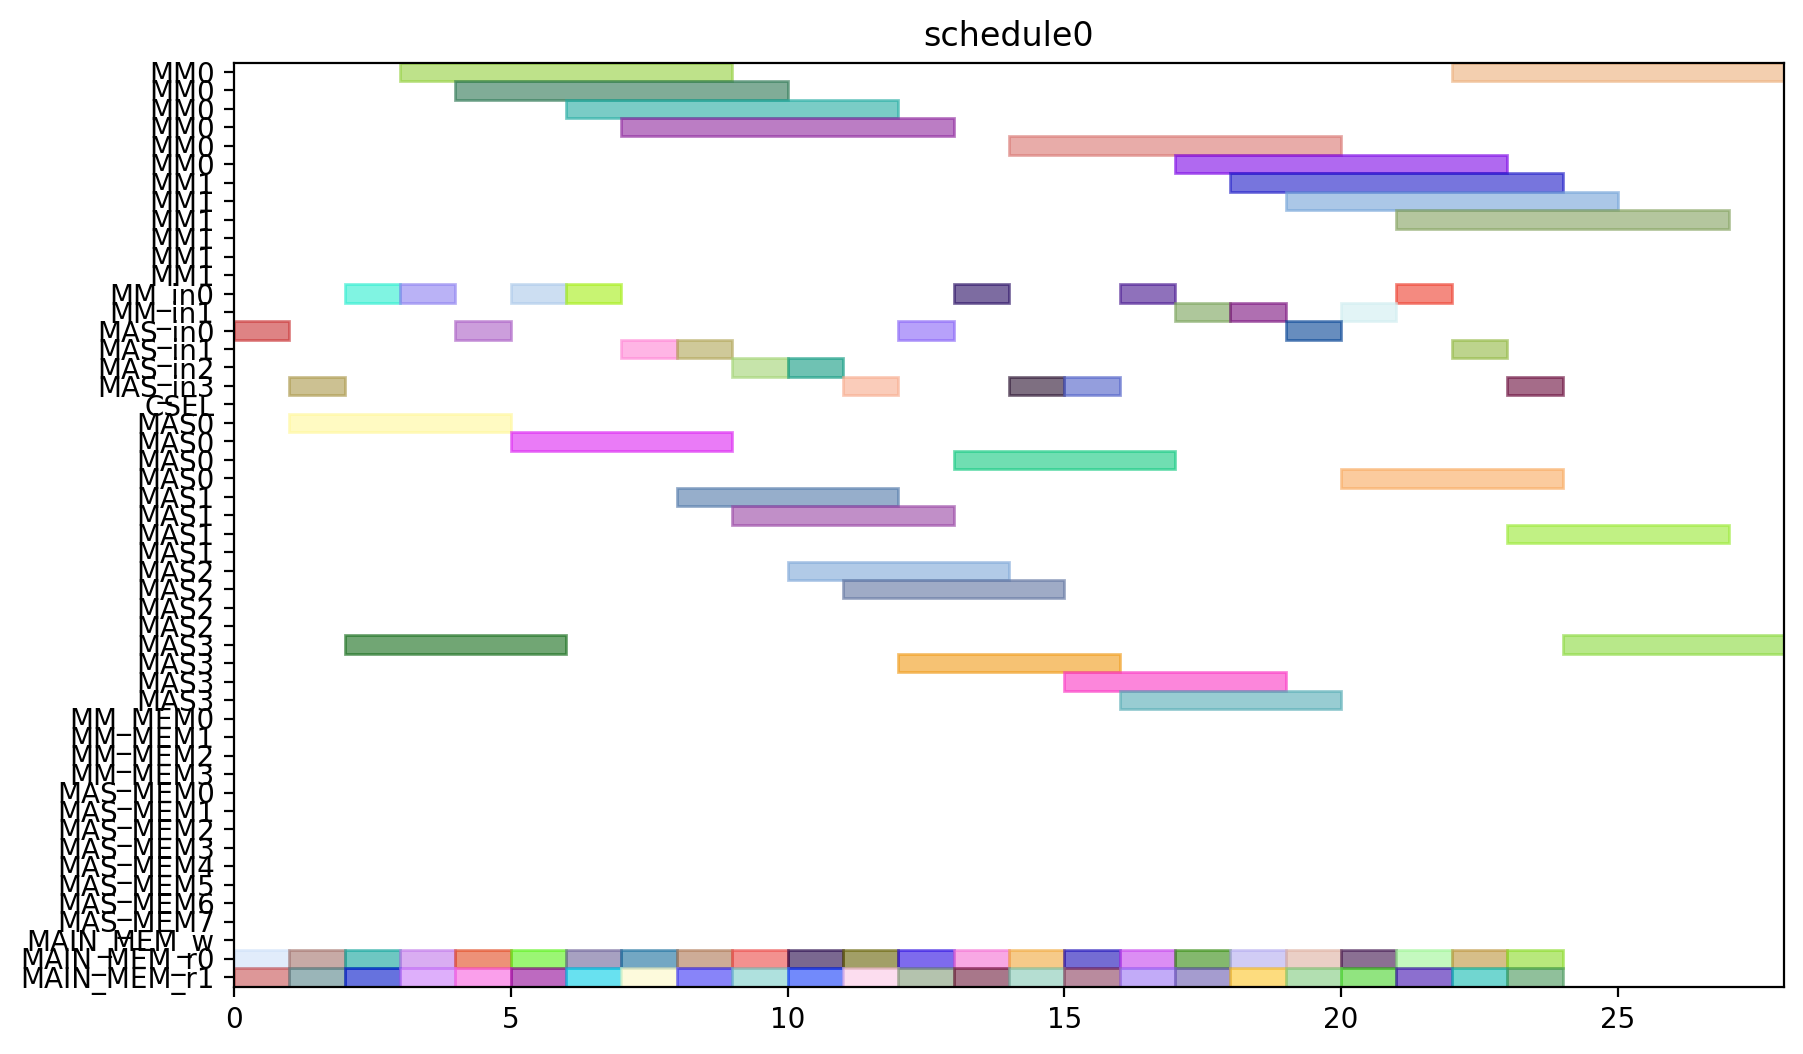

The script that drew this image:
from pyschedule import Scenario, solvers, plotters, alt


def solve():
	horizon = 120
	S = Scenario("schedule0", horizon=horizon)

	# resource
	MM = S.Resources('MM', num=2, size=6)
	MM_in = S.Resources('MM_in', num=2)
	MAS_in = S.Resources('MAS_in', num=4)
	CSEL = S.Resource('CSEL')
	MAS = S.Resources('MAS', num=4, size=4, periods=range(1, horizon))
	MM_MEM = S.Resources('MM_MEM', num=4)
	MAS_MEM = S.Resources('MAS_MEM', num=8)
	MAIN_MEM_w = S.Resource('MAIN_MEM_w', size=1)
	MAIN_MEM_r = S.Resources('MAIN_MEM_r', num=2)

	# result of previous scheduling

	# new tasks
	t0_t0 = S.Task('t0_t0', length=4, delay_cost=1)
	t0_t0 += alt(MAS)
	t0_t0_in = S.Task('t0_t0_in', length=1, delay_cost=1)
	t0_t0_in += alt(MAS_in)
	S += t0_t0_in*MAS_in[0]<=t0_t0*MAS[0]

	S += t0_t0_in*MAS_in[1]<=t0_t0*MAS[1]

	S += t0_t0_in*MAS_in[2]<=t0_t0*MAS[2]

	S += t0_t0_in*MAS_in[3]<=t0_t0*MAS[3]

	t0_t0_mem0 = S.Task('t0_t0_mem0', length=1, delay_cost=1)
	t0_t0_mem0 += MAIN_MEM_r[0]
	S += t0_t0_mem0 <= t0_t0

	t0_t0_mem1 = S.Task('t0_t0_mem1', length=1, delay_cost=1)
	t0_t0_mem1 += MAIN_MEM_r[1]
	S += t0_t0_mem1 <= t0_t0

	t0_t1 = S.Task('t0_t1', length=4, delay_cost=1)
	t0_t1 += alt(MAS)
	t0_t1_in = S.Task('t0_t1_in', length=1, delay_cost=1)
	t0_t1_in += alt(MAS_in)
	S += t0_t1_in*MAS_in[0]<=t0_t1*MAS[0]

	S += t0_t1_in*MAS_in[1]<=t0_t1*MAS[1]

	S += t0_t1_in*MAS_in[2]<=t0_t1*MAS[2]

	S += t0_t1_in*MAS_in[3]<=t0_t1*MAS[3]

	t0_t1_mem0 = S.Task('t0_t1_mem0', length=1, delay_cost=1)
	t0_t1_mem0 += MAIN_MEM_r[0]
	S += t0_t1_mem0 <= t0_t1

	t0_t1_mem1 = S.Task('t0_t1_mem1', length=1, delay_cost=1)
	t0_t1_mem1 += MAIN_MEM_r[1]
	S += t0_t1_mem1 <= t0_t1

	t0_t3 = S.Task('t0_t3', length=6, delay_cost=1)
	t0_t3 += alt(MM)
	t0_t3_in = S.Task('t0_t3_in', length=1, delay_cost=1)
	t0_t3_in += alt(MM_in)
	S += t0_t3_in*MM_in[0]<=t0_t3*MM[0]
	S += t0_t3_in*MM_in[1]<=t0_t3*MM[1]
	t0_t3_mem0 = S.Task('t0_t3_mem0', length=1, delay_cost=1)
	t0_t3_mem0 += MAIN_MEM_r[0]
	S += t0_t3_mem0 <= t0_t3

	t0_t3_mem1 = S.Task('t0_t3_mem1', length=1, delay_cost=1)
	t0_t3_mem1 += MAIN_MEM_r[1]
	S += t0_t3_mem1 <= t0_t3

	t10 = S.Task('t10', length=4, delay_cost=1)
	t10 += alt(MAS)
	t10_in = S.Task('t10_in', length=1, delay_cost=1)
	t10_in += alt(MAS_in)
	S += t10_in*MAS_in[0]<=t10*MAS[0]

	S += t10_in*MAS_in[1]<=t10*MAS[1]

	S += t10_in*MAS_in[2]<=t10*MAS[2]

	S += t10_in*MAS_in[3]<=t10*MAS[3]

	t10_mem0 = S.Task('t10_mem0', length=1, delay_cost=1)
	t10_mem0 += MAIN_MEM_r[0]
	S += t10_mem0 <= t10

	t10_mem1 = S.Task('t10_mem1', length=1, delay_cost=1)
	t10_mem1 += MAIN_MEM_r[1]
	S += t10_mem1 <= t10

	t11 = S.Task('t11', length=4, delay_cost=1)
	t11 += alt(MAS)
	t11_in = S.Task('t11_in', length=1, delay_cost=1)
	t11_in += alt(MAS_in)
	S += t11_in*MAS_in[0]<=t11*MAS[0]

	S += t11_in*MAS_in[1]<=t11*MAS[1]

	S += t11_in*MAS_in[2]<=t11*MAS[2]

	S += t11_in*MAS_in[3]<=t11*MAS[3]

	t11_mem0 = S.Task('t11_mem0', length=1, delay_cost=1)
	t11_mem0 += MAIN_MEM_r[0]
	S += t11_mem0 <= t11

	t11_mem1 = S.Task('t11_mem1', length=1, delay_cost=1)
	t11_mem1 += MAIN_MEM_r[1]
	S += t11_mem1 <= t11

	t3_t0 = S.Task('t3_t0', length=6, delay_cost=1)
	t3_t0 += alt(MM)
	t3_t0_in = S.Task('t3_t0_in', length=1, delay_cost=1)
	t3_t0_in += alt(MM_in)
	S += t3_t0_in*MM_in[0]<=t3_t0*MM[0]
	S += t3_t0_in*MM_in[1]<=t3_t0*MM[1]
	t3_t0_mem0 = S.Task('t3_t0_mem0', length=1, delay_cost=1)
	t3_t0_mem0 += MAIN_MEM_r[0]
	S += t3_t0_mem0 <= t3_t0

	t3_t0_mem1 = S.Task('t3_t0_mem1', length=1, delay_cost=1)
	t3_t0_mem1 += MAIN_MEM_r[1]
	S += t3_t0_mem1 <= t3_t0

	t3_t1 = S.Task('t3_t1', length=6, delay_cost=1)
	t3_t1 += alt(MM)
	t3_t1_in = S.Task('t3_t1_in', length=1, delay_cost=1)
	t3_t1_in += alt(MM_in)
	S += t3_t1_in*MM_in[0]<=t3_t1*MM[0]
	S += t3_t1_in*MM_in[1]<=t3_t1*MM[1]
	t3_t1_mem0 = S.Task('t3_t1_mem0', length=1, delay_cost=1)
	t3_t1_mem0 += MAIN_MEM_r[0]
	S += t3_t1_mem0 <= t3_t1

	t3_t1_mem1 = S.Task('t3_t1_mem1', length=1, delay_cost=1)
	t3_t1_mem1 += MAIN_MEM_r[1]
	S += t3_t1_mem1 <= t3_t1

	t3_t2 = S.Task('t3_t2', length=4, delay_cost=1)
	t3_t2 += alt(MAS)
	t3_t2_in = S.Task('t3_t2_in', length=1, delay_cost=1)
	t3_t2_in += alt(MAS_in)
	S += t3_t2_in*MAS_in[0]<=t3_t2*MAS[0]

	S += t3_t2_in*MAS_in[1]<=t3_t2*MAS[1]

	S += t3_t2_in*MAS_in[2]<=t3_t2*MAS[2]

	S += t3_t2_in*MAS_in[3]<=t3_t2*MAS[3]

	t3_t2_mem0 = S.Task('t3_t2_mem0', length=1, delay_cost=1)
	t3_t2_mem0 += MAIN_MEM_r[0]
	S += t3_t2_mem0 <= t3_t2

	t3_t2_mem1 = S.Task('t3_t2_mem1', length=1, delay_cost=1)
	t3_t2_mem1 += MAIN_MEM_r[1]
	S += t3_t2_mem1 <= t3_t2

	t3_t3 = S.Task('t3_t3', length=4, delay_cost=1)
	t3_t3 += alt(MAS)
	t3_t3_in = S.Task('t3_t3_in', length=1, delay_cost=1)
	t3_t3_in += alt(MAS_in)
	S += t3_t3_in*MAS_in[0]<=t3_t3*MAS[0]

	S += t3_t3_in*MAS_in[1]<=t3_t3*MAS[1]

	S += t3_t3_in*MAS_in[2]<=t3_t3*MAS[2]

	S += t3_t3_in*MAS_in[3]<=t3_t3*MAS[3]

	t3_t3_mem0 = S.Task('t3_t3_mem0', length=1, delay_cost=1)
	t3_t3_mem0 += MAIN_MEM_r[0]
	S += t3_t3_mem0 <= t3_t3

	t3_t3_mem1 = S.Task('t3_t3_mem1', length=1, delay_cost=1)
	t3_t3_mem1 += MAIN_MEM_r[1]
	S += t3_t3_mem1 <= t3_t3

	t4_t0 = S.Task('t4_t0', length=4, delay_cost=1)
	t4_t0 += alt(MAS)
	t4_t0_in = S.Task('t4_t0_in', length=1, delay_cost=1)
	t4_t0_in += alt(MAS_in)
	S += t4_t0_in*MAS_in[0]<=t4_t0*MAS[0]

	S += t4_t0_in*MAS_in[1]<=t4_t0*MAS[1]

	S += t4_t0_in*MAS_in[2]<=t4_t0*MAS[2]

	S += t4_t0_in*MAS_in[3]<=t4_t0*MAS[3]

	t4_t0_mem0 = S.Task('t4_t0_mem0', length=1, delay_cost=1)
	t4_t0_mem0 += MAIN_MEM_r[0]
	S += t4_t0_mem0 <= t4_t0

	t4_t0_mem1 = S.Task('t4_t0_mem1', length=1, delay_cost=1)
	t4_t0_mem1 += MAIN_MEM_r[1]
	S += t4_t0_mem1 <= t4_t0

	t4_t1 = S.Task('t4_t1', length=4, delay_cost=1)
	t4_t1 += alt(MAS)
	t4_t1_in = S.Task('t4_t1_in', length=1, delay_cost=1)
	t4_t1_in += alt(MAS_in)
	S += t4_t1_in*MAS_in[0]<=t4_t1*MAS[0]

	S += t4_t1_in*MAS_in[1]<=t4_t1*MAS[1]

	S += t4_t1_in*MAS_in[2]<=t4_t1*MAS[2]

	S += t4_t1_in*MAS_in[3]<=t4_t1*MAS[3]

	t4_t1_mem0 = S.Task('t4_t1_mem0', length=1, delay_cost=1)
	t4_t1_mem0 += MAIN_MEM_r[0]
	S += t4_t1_mem0 <= t4_t1

	t4_t1_mem1 = S.Task('t4_t1_mem1', length=1, delay_cost=1)
	t4_t1_mem1 += MAIN_MEM_r[1]
	S += t4_t1_mem1 <= t4_t1

	t4_t3 = S.Task('t4_t3', length=6, delay_cost=1)
	t4_t3 += alt(MM)
	t4_t3_in = S.Task('t4_t3_in', length=1, delay_cost=1)
	t4_t3_in += alt(MM_in)
	S += t4_t3_in*MM_in[0]<=t4_t3*MM[0]
	S += t4_t3_in*MM_in[1]<=t4_t3*MM[1]
	t4_t3_mem0 = S.Task('t4_t3_mem0', length=1, delay_cost=1)
	t4_t3_mem0 += MAIN_MEM_r[0]
	S += t4_t3_mem0 <= t4_t3

	t4_t3_mem1 = S.Task('t4_t3_mem1', length=1, delay_cost=1)
	t4_t3_mem1 += MAIN_MEM_r[1]
	S += t4_t3_mem1 <= t4_t3

	t5_t0 = S.Task('t5_t0', length=6, delay_cost=1)
	t5_t0 += alt(MM)
	t5_t0_in = S.Task('t5_t0_in', length=1, delay_cost=1)
	t5_t0_in += alt(MM_in)
	S += t5_t0_in*MM_in[0]<=t5_t0*MM[0]
	S += t5_t0_in*MM_in[1]<=t5_t0*MM[1]
	t5_t0_mem0 = S.Task('t5_t0_mem0', length=1, delay_cost=1)
	t5_t0_mem0 += MAIN_MEM_r[0]
	S += t5_t0_mem0 <= t5_t0

	t5_t0_mem1 = S.Task('t5_t0_mem1', length=1, delay_cost=1)
	t5_t0_mem1 += MAIN_MEM_r[1]
	S += t5_t0_mem1 <= t5_t0

	t5_t1 = S.Task('t5_t1', length=6, delay_cost=1)
	t5_t1 += alt(MM)
	t5_t1_in = S.Task('t5_t1_in', length=1, delay_cost=1)
	t5_t1_in += alt(MM_in)
	S += t5_t1_in*MM_in[0]<=t5_t1*MM[0]
	S += t5_t1_in*MM_in[1]<=t5_t1*MM[1]
	t5_t1_mem0 = S.Task('t5_t1_mem0', length=1, delay_cost=1)
	t5_t1_mem0 += MAIN_MEM_r[0]
	S += t5_t1_mem0 <= t5_t1

	t5_t1_mem1 = S.Task('t5_t1_mem1', length=1, delay_cost=1)
	t5_t1_mem1 += MAIN_MEM_r[1]
	S += t5_t1_mem1 <= t5_t1

	t5_t2 = S.Task('t5_t2', length=4, delay_cost=1)
	t5_t2 += alt(MAS)
	t5_t2_in = S.Task('t5_t2_in', length=1, delay_cost=1)
	t5_t2_in += alt(MAS_in)
	S += t5_t2_in*MAS_in[0]<=t5_t2*MAS[0]

	S += t5_t2_in*MAS_in[1]<=t5_t2*MAS[1]

	S += t5_t2_in*MAS_in[2]<=t5_t2*MAS[2]

	S += t5_t2_in*MAS_in[3]<=t5_t2*MAS[3]

	t5_t2_mem0 = S.Task('t5_t2_mem0', length=1, delay_cost=1)
	t5_t2_mem0 += MAIN_MEM_r[0]
	S += t5_t2_mem0 <= t5_t2

	t5_t2_mem1 = S.Task('t5_t2_mem1', length=1, delay_cost=1)
	t5_t2_mem1 += MAIN_MEM_r[1]
	S += t5_t2_mem1 <= t5_t2

	t5_t3 = S.Task('t5_t3', length=4, delay_cost=1)
	t5_t3 += alt(MAS)
	t5_t3_in = S.Task('t5_t3_in', length=1, delay_cost=1)
	t5_t3_in += alt(MAS_in)
	S += t5_t3_in*MAS_in[0]<=t5_t3*MAS[0]

	S += t5_t3_in*MAS_in[1]<=t5_t3*MAS[1]

	S += t5_t3_in*MAS_in[2]<=t5_t3*MAS[2]

	S += t5_t3_in*MAS_in[3]<=t5_t3*MAS[3]

	t5_t3_mem0 = S.Task('t5_t3_mem0', length=1, delay_cost=1)
	t5_t3_mem0 += MAIN_MEM_r[0]
	S += t5_t3_mem0 <= t5_t3

	t5_t3_mem1 = S.Task('t5_t3_mem1', length=1, delay_cost=1)
	t5_t3_mem1 += MAIN_MEM_r[1]
	S += t5_t3_mem1 <= t5_t3

	t6_t0 = S.Task('t6_t0', length=6, delay_cost=1)
	t6_t0 += alt(MM)
	t6_t0_in = S.Task('t6_t0_in', length=1, delay_cost=1)
	t6_t0_in += alt(MM_in)
	S += t6_t0_in*MM_in[0]<=t6_t0*MM[0]
	S += t6_t0_in*MM_in[1]<=t6_t0*MM[1]
	t6_t0_mem0 = S.Task('t6_t0_mem0', length=1, delay_cost=1)
	t6_t0_mem0 += MAIN_MEM_r[0]
	S += t6_t0_mem0 <= t6_t0

	t6_t0_mem1 = S.Task('t6_t0_mem1', length=1, delay_cost=1)
	t6_t0_mem1 += MAIN_MEM_r[1]
	S += t6_t0_mem1 <= t6_t0

	t6_t1 = S.Task('t6_t1', length=6, delay_cost=1)
	t6_t1 += alt(MM)
	t6_t1_in = S.Task('t6_t1_in', length=1, delay_cost=1)
	t6_t1_in += alt(MM_in)
	S += t6_t1_in*MM_in[0]<=t6_t1*MM[0]
	S += t6_t1_in*MM_in[1]<=t6_t1*MM[1]
	t6_t1_mem0 = S.Task('t6_t1_mem0', length=1, delay_cost=1)
	t6_t1_mem0 += MAIN_MEM_r[0]
	S += t6_t1_mem0 <= t6_t1

	t6_t1_mem1 = S.Task('t6_t1_mem1', length=1, delay_cost=1)
	t6_t1_mem1 += MAIN_MEM_r[1]
	S += t6_t1_mem1 <= t6_t1

	t6_t2 = S.Task('t6_t2', length=4, delay_cost=1)
	t6_t2 += alt(MAS)
	t6_t2_in = S.Task('t6_t2_in', length=1, delay_cost=1)
	t6_t2_in += alt(MAS_in)
	S += t6_t2_in*MAS_in[0]<=t6_t2*MAS[0]

	S += t6_t2_in*MAS_in[1]<=t6_t2*MAS[1]

	S += t6_t2_in*MAS_in[2]<=t6_t2*MAS[2]

	S += t6_t2_in*MAS_in[3]<=t6_t2*MAS[3]

	t6_t2_mem0 = S.Task('t6_t2_mem0', length=1, delay_cost=1)
	t6_t2_mem0 += MAIN_MEM_r[0]
	S += t6_t2_mem0 <= t6_t2

	t6_t2_mem1 = S.Task('t6_t2_mem1', length=1, delay_cost=1)
	t6_t2_mem1 += MAIN_MEM_r[1]
	S += t6_t2_mem1 <= t6_t2

	t6_t3 = S.Task('t6_t3', length=4, delay_cost=1)
	t6_t3 += alt(MAS)
	t6_t3_in = S.Task('t6_t3_in', length=1, delay_cost=1)
	t6_t3_in += alt(MAS_in)
	S += t6_t3_in*MAS_in[0]<=t6_t3*MAS[0]

	S += t6_t3_in*MAS_in[1]<=t6_t3*MAS[1]

	S += t6_t3_in*MAS_in[2]<=t6_t3*MAS[2]

	S += t6_t3_in*MAS_in[3]<=t6_t3*MAS[3]

	t6_t3_mem0 = S.Task('t6_t3_mem0', length=1, delay_cost=1)
	t6_t3_mem0 += MAIN_MEM_r[0]
	S += t6_t3_mem0 <= t6_t3

	t6_t3_mem1 = S.Task('t6_t3_mem1', length=1, delay_cost=1)
	t6_t3_mem1 += MAIN_MEM_r[1]
	S += t6_t3_mem1 <= t6_t3

	t7_t0 = S.Task('t7_t0', length=6, delay_cost=1)
	t7_t0 += alt(MM)
	t7_t0_in = S.Task('t7_t0_in', length=1, delay_cost=1)
	t7_t0_in += alt(MM_in)
	S += t7_t0_in*MM_in[0]<=t7_t0*MM[0]
	S += t7_t0_in*MM_in[1]<=t7_t0*MM[1]
	t7_t0_mem0 = S.Task('t7_t0_mem0', length=1, delay_cost=1)
	t7_t0_mem0 += MAIN_MEM_r[0]
	S += t7_t0_mem0 <= t7_t0

	t7_t0_mem1 = S.Task('t7_t0_mem1', length=1, delay_cost=1)
	t7_t0_mem1 += MAIN_MEM_r[1]
	S += t7_t0_mem1 <= t7_t0

	t7_t1 = S.Task('t7_t1', length=6, delay_cost=1)
	t7_t1 += alt(MM)
	t7_t1_in = S.Task('t7_t1_in', length=1, delay_cost=1)
	t7_t1_in += alt(MM_in)
	S += t7_t1_in*MM_in[0]<=t7_t1*MM[0]
	S += t7_t1_in*MM_in[1]<=t7_t1*MM[1]
	t7_t1_mem0 = S.Task('t7_t1_mem0', length=1, delay_cost=1)
	t7_t1_mem0 += MAIN_MEM_r[0]
	S += t7_t1_mem0 <= t7_t1

	t7_t1_mem1 = S.Task('t7_t1_mem1', length=1, delay_cost=1)
	t7_t1_mem1 += MAIN_MEM_r[1]
	S += t7_t1_mem1 <= t7_t1

	t7_t2 = S.Task('t7_t2', length=4, delay_cost=1)
	t7_t2 += alt(MAS)
	t7_t2_in = S.Task('t7_t2_in', length=1, delay_cost=1)
	t7_t2_in += alt(MAS_in)
	S += t7_t2_in*MAS_in[0]<=t7_t2*MAS[0]

	S += t7_t2_in*MAS_in[1]<=t7_t2*MAS[1]

	S += t7_t2_in*MAS_in[2]<=t7_t2*MAS[2]

	S += t7_t2_in*MAS_in[3]<=t7_t2*MAS[3]

	t7_t2_mem0 = S.Task('t7_t2_mem0', length=1, delay_cost=1)
	t7_t2_mem0 += MAIN_MEM_r[0]
	S += t7_t2_mem0 <= t7_t2

	t7_t2_mem1 = S.Task('t7_t2_mem1', length=1, delay_cost=1)
	t7_t2_mem1 += MAIN_MEM_r[1]
	S += t7_t2_mem1 <= t7_t2

	t7_t3 = S.Task('t7_t3', length=4, delay_cost=1)
	t7_t3 += alt(MAS)
	t7_t3_in = S.Task('t7_t3_in', length=1, delay_cost=1)
	t7_t3_in += alt(MAS_in)
	S += t7_t3_in*MAS_in[0]<=t7_t3*MAS[0]

	S += t7_t3_in*MAS_in[1]<=t7_t3*MAS[1]

	S += t7_t3_in*MAS_in[2]<=t7_t3*MAS[2]

	S += t7_t3_in*MAS_in[3]<=t7_t3*MAS[3]

	t7_t3_mem0 = S.Task('t7_t3_mem0', length=1, delay_cost=1)
	t7_t3_mem0 += MAIN_MEM_r[0]
	S += t7_t3_mem0 <= t7_t3

	t7_t3_mem1 = S.Task('t7_t3_mem1', length=1, delay_cost=1)
	t7_t3_mem1 += MAIN_MEM_r[1]
	S += t7_t3_mem1 <= t7_t3

	solvers.mip.solve(S,msg=1,kind='CPLEX',ratio_gap=1.01)

	solution = [['hoge']*len(S.solution()[1]) for i in range(len(S.solution()))]
	for i in range(len(S.solution())):
		for j in range(len(S.solution()[i])):
			solution[i][j]=str(S.solution()[i][j])
	print(solution)

	cycles = int(solution[-1][3])

	pic_file_name = "/mnt/rose/usr1/fukuda/ABE/multiRAM_multiMAS_16mux/scheduling_result/stage6MM2_stage4MAS4/SQR012345/schedule0.png"
	if(S.solution() != []):
		plotters.matplotlib.plot(S,img_filename=pic_file_name, show_task_labels=False, fig_size=(cycles*0.25+3, 6))

	return solution
